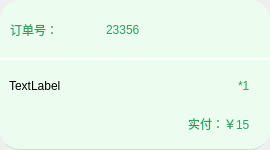
<?xml version="1.0" encoding="UTF-8"?>
<ui version="4.0">
 <class>Form</class>
 <widget class="QWidget" name="Form">
  <property name="geometry">
   <rect>
    <x>0</x>
    <y>0</y>
    <width>270</width>
    <height>150</height>
   </rect>
  </property>
  <property name="minimumSize">
   <size>
    <width>270</width>
    <height>150</height>
   </size>
  </property>
  <property name="maximumSize">
   <size>
    <width>270</width>
    <height>150</height>
   </size>
  </property>
  <property name="windowTitle">
   <string>Form</string>
  </property>
  <layout class="QHBoxLayout" name="horizontalLayout">
   <property name="spacing">
    <number>0</number>
   </property>
   <property name="leftMargin">
    <number>0</number>
   </property>
   <property name="topMargin">
    <number>0</number>
   </property>
   <property name="rightMargin">
    <number>0</number>
   </property>
   <property name="bottomMargin">
    <number>0</number>
   </property>
   <item>
    <widget class="QWidget" name="widget" native="true">
     <property name="minimumSize">
      <size>
       <width>270</width>
       <height>150</height>
      </size>
     </property>
     <property name="maximumSize">
      <size>
       <width>270</width>
       <height>150</height>
      </size>
     </property>
     <property name="styleSheet">
      <string notr="true">QWidget#widget{
	background-color:rgb(236, 253, 239);
	border-bottom: 1px solid rgb(44, 159, 97, 0.2);
	border-radius:20px;
}</string>
     </property>
     <layout class="QVBoxLayout" name="verticalLayout">
      <property name="spacing">
       <number>0</number>
      </property>
      <property name="leftMargin">
       <number>0</number>
      </property>
      <property name="topMargin">
       <number>0</number>
      </property>
      <property name="rightMargin">
       <number>0</number>
      </property>
      <property name="bottomMargin">
       <number>0</number>
      </property>
      <item>
       <widget class="QWidget" name="widget_2" native="true">
        <property name="minimumSize">
         <size>
          <width>0</width>
          <height>60</height>
         </size>
        </property>
        <property name="maximumSize">
         <size>
          <width>16777215</width>
          <height>60</height>
         </size>
        </property>
        <property name="styleSheet">
         <string notr="true">QWidget#widget_2{
	border-bottom: 2px solid rgb(255, 255, 255);
}</string>
        </property>
        <layout class="QHBoxLayout" name="horizontalLayout_2">
         <property name="spacing">
          <number>15</number>
         </property>
         <property name="leftMargin">
          <number>10</number>
         </property>
         <property name="topMargin">
          <number>0</number>
         </property>
         <property name="rightMargin">
          <number>0</number>
         </property>
         <property name="bottomMargin">
          <number>0</number>
         </property>
         <item>
          <widget class="QLabel" name="label">
           <property name="minimumSize">
            <size>
             <width>81</width>
             <height>0</height>
            </size>
           </property>
           <property name="maximumSize">
            <size>
             <width>81</width>
             <height>16777215</height>
            </size>
           </property>
           <property name="styleSheet">
            <string notr="true">color:rgb(44, 159, 97);</string>
           </property>
           <property name="text">
            <string>订单号：</string>
           </property>
          </widget>
         </item>
         <item>
          <widget class="QLabel" name="l_order_number">
           <property name="styleSheet">
            <string notr="true">color:rgb(44, 159, 97);</string>
           </property>
           <property name="text">
            <string>23356</string>
           </property>
          </widget>
         </item>
        </layout>
       </widget>
      </item>
      <item>
       <widget class="QWidget" name="widget_3" native="true">
        <layout class="QVBoxLayout" name="verticalLayout_2">
         <property name="spacing">
          <number>4</number>
         </property>
         <property name="rightMargin">
          <number>20</number>
         </property>
         <item>
          <widget class="QWidget" name="widget_4" native="true">
           <property name="styleSheet">
            <string notr="true">QWidget#widget_4{
	background-color:transparent;
}</string>
           </property>
           <layout class="QHBoxLayout" name="horizontalLayout_3">
            <property name="spacing">
             <number>0</number>
            </property>
            <property name="leftMargin">
             <number>0</number>
            </property>
            <property name="topMargin">
             <number>0</number>
            </property>
            <property name="rightMargin">
             <number>0</number>
            </property>
            <property name="bottomMargin">
             <number>0</number>
            </property>
            <item>
             <widget class="QLabel" name="l_name">
              <property name="text">
               <string>TextLabel</string>
              </property>
             </widget>
            </item>
            <item>
             <spacer name="horizontalSpacer">
              <property name="orientation">
               <enum>Qt::Horizontal</enum>
              </property>
              <property name="sizeHint" stdset="0">
               <size>
                <width>182</width>
                <height>20</height>
               </size>
              </property>
             </spacer>
            </item>
            <item>
             <widget class="QLabel" name="l_number">
              <property name="styleSheet">
               <string notr="true">color:rgb(44, 159, 97);</string>
              </property>
              <property name="text">
               <string>*1</string>
              </property>
             </widget>
            </item>
           </layout>
          </widget>
         </item>
         <item>
          <widget class="QWidget" name="widget_5" native="true">
           <layout class="QHBoxLayout" name="horizontalLayout_4">
            <property name="spacing">
             <number>0</number>
            </property>
            <property name="leftMargin">
             <number>0</number>
            </property>
            <property name="topMargin">
             <number>0</number>
            </property>
            <property name="rightMargin">
             <number>0</number>
            </property>
            <property name="bottomMargin">
             <number>0</number>
            </property>
            <item>
             <spacer name="horizontalSpacer_2">
              <property name="orientation">
               <enum>Qt::Horizontal</enum>
              </property>
              <property name="sizeHint" stdset="0">
               <size>
                <width>188</width>
                <height>20</height>
               </size>
              </property>
             </spacer>
            </item>
            <item>
             <widget class="QLabel" name="label_4">
              <property name="styleSheet">
               <string notr="true">color:rgb(44, 159, 97);</string>
              </property>
              <property name="text">
               <string>实付：</string>
              </property>
             </widget>
            </item>
            <item>
             <widget class="QLabel" name="l_price">
              <property name="styleSheet">
               <string notr="true">color:rgb(44, 159, 97);</string>
              </property>
              <property name="text">
               <string>￥15</string>
              </property>
             </widget>
            </item>
           </layout>
          </widget>
         </item>
        </layout>
       </widget>
      </item>
     </layout>
    </widget>
   </item>
  </layout>
 </widget>
 <resources/>
 <connections/>
</ui>
